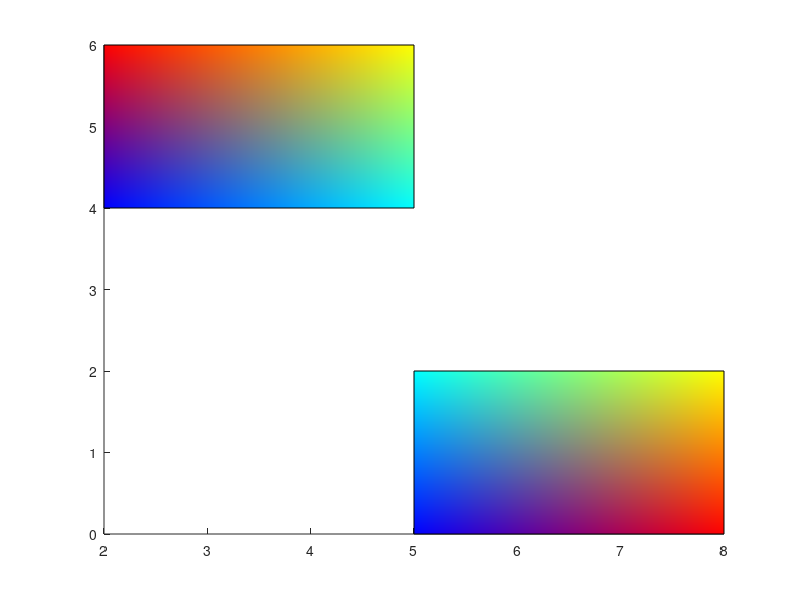

Here is the MATLAB script that generated this plot: (Note: this script raises an error after producing the figure.)
% Example script for GJK function
%   Animates two objects on a collision course and terminates animation
%   when they hit each other. Loads vertex and face data from
%   SampleShapeData.m. See the comments of GJK.m for more information
%
%   Most of this script just sets up the animation and transformations of
%   the shapes. The only key line is:
%   collisionFlag = GJK(S1Obj,S2Obj,iterationsAllowed)
%
%   Matthew Sheen, 2016
clc;clear all;close all

%How many iterations to allow for collision detection.
iterationsAllowed = 6;

% Make a figure
fig = figure;
hold on

% Load sample vertex and face data for two convex polyhedra
% SampleShapeData;

% Make shape 1
clear S1
S1.Vertices = [2 4; 5 4; 5 6; 2 6];
% S1.Vertices = [2 1 0; 6 1 0; 6 6 0; 2 6 0];
S1.Faces = [1 2 3 4];
S1.FaceVertexCData = jet(size(S1.Vertices,1));
S1.FaceColor = 'interp';
S1Obj = patch(S1);

% Make shape 2
clear S2
S2.Vertices = [5 0; 5 2; 8 2; 8 0];
% S2.Vertices = [5 0 0; 5 2 0; 8 2 0; 8 0 0];
S2.Faces = [1 2 3 4];
S2.FaceVertexCData = jet(size(S2.Vertices,1));
S2.FaceColor = 'interp';
S2Obj = patch(S2);

% Do collision detection
% -- 3D --
% % % collisionFlag = GJK(S1Obj,S2Obj,iterationsAllowed);
% -- 2D --
collisionFlag = GJK_optimal(S1Obj,S2Obj,iterationsAllowed);

hold off
axis equal
axis([-10 10 -10 10])
fig.Children.Visible = 'off'; % Turn off the axis for more pleasant viewing.
fig.Color = [1 1 1];
rotate3d on;


%Move them through space arbitrarily.
S1Coords = S1Obj.Vertices;
S2Coords = S2Obj.Vertices;

S1Rot = eye(3,3); % Accumulate angle changes

% Make a random rotation matix to rotate shape 1 by every step
S1Angs = 0.1*rand(3,1); % Euler angles
S1Angs(1) =0;
S1Angs(2) =0;
sang1 = sin(S1Angs);
cang1 = cos(S1Angs);
cx = cang1(1); cy = cang1(2); cz = cang1(3);
sx = sang1(1); sy = sang1(2);  sz = sang1(3);

S1RotDiff = ...
    [          cy*cz,          cy*sz,            -sy
    sy*sx*cz-sz*cx, sy*sx*sz+cz*cx,          cy*sx
    sy*cx*cz+sz*sx, sy*cx*sz-cz*sx,          cy*cx];

S2Rot = eye(3,3);

% Make a random rotation matix to rotate shape 2 by every step
S2Angs = 0.1*rand(3,1); % Euler angles
S2Angs(1) =0;
S2Angs(2) =0;
sang2 = sin(S2Angs);
cang2 = cos(S2Angs);
cx = cang2(1); cy = cang2(2); cz = cang2(3);
sx = sang2(1); sy = sang2(2); sz = sang2(3);

S2RotDiff = ...
    [          cy*cz,          cy*sz,            -sy
    sy*sx*cz-sz*cx, sy*sx*sz+cz*cx,          cy*sx
    sy*cx*cz+sz*sx, sy*cx*sz-cz*sx,          cy*cx];


% Animation loop. Terminates on collision.
end_cond = -3;
for i = 3:-0.01:end_cond
    S1Rot = S1RotDiff*S1Rot;
    S2Rot = S2RotDiff*S2Rot;
    
    S1Obj.Vertices = ((S1Rot*S1Coords') + [3,  i, 0]'*ones(1,size(S1Coords,1)))';
    S2Obj.Vertices = ((S2Rot*S2Coords') + [4, -i, 0]'*ones(1,size(S2Coords,1)))';
    
    % Do collision detection
    collisionFlag = GJK(S1Obj,S2Obj,iterationsAllowed);
    
    drawnow;
    
    if collisionFlag
        t = text(3,3,3,'Collision!','FontSize',30);
        break;
    end
end
